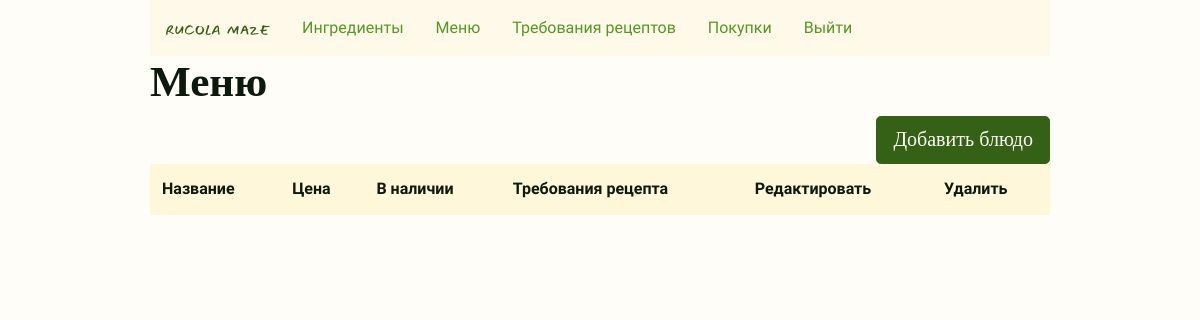
Before: /menu_items (signed in) with the older database file.
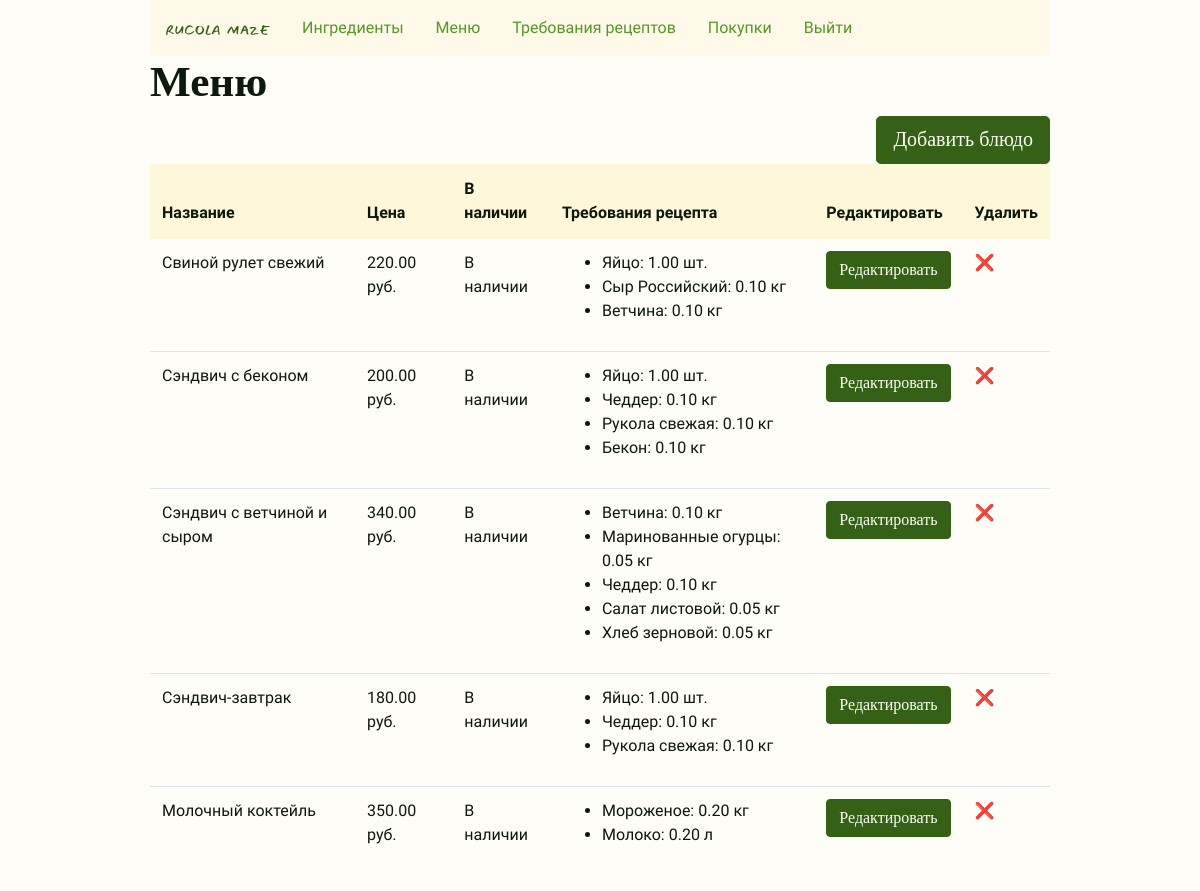
After: the same page with the newer database file.
### inventory/models.py (models this page shows, shortened)
class MenuItem(models.Model):
    title = models.CharField("Название", max_length=128, unique=True)
    price = models.DecimalField("Цена", max_digits=5, decimal_places=2, default=0.00)

class RecipeRequirement(models.Model):
    menu_item = models.ForeignKey(MenuItem, on_delete=models.CASCADE)
    ingredient = models.ForeignKey(Ingredient, on_delete=models.CASCADE)
    quantity_required = models.DecimalField("Требуемое количество", max_digits=8, decimal_places=2)
    def __str__(self):
        return f"{self.ingredient}: {self.quantity_required} {self.ingredient.unit}"

class Ingredient(models.Model):
    kg = "кг"  # what is after '=' is shown on the site
    l = "л"
    item = "шт."
    UNIT_CHOICES = [
        (kg, "кг"),  # what is after comma shows in admin
        (l, "л"),
        (item, "шт."),
    ]
    name = models.CharField("Название", max_length=128, unique=True)
    quantity_available = models.DecimalField("Доступное количество",
        max_digits=8, decimal_places=2, default=0.00
    )
    unit = models.CharField("Единица измерения", max_length=6, choices=UNIT_CHOICES, default="oz")
    unit_price = models.DecimalField("Стоимость, руб.", max_digits=6, decimal_places=2, default=0.00)
    def __str__(self):
        return self.name

### inventory/views.py (the view)
# urls.py: path("menu_items", views.MenuItems.as_view(), name="menu_items"),
class MenuItems(LoginRequiredMixin, ListView):
    model = MenuItem
    template_name = "inventory/menu_items.html"
    available_menu_items_titles = []
    available_menu_items_titles = [
        m_i.title for m_i in MenuItem.objects.all() if m_i.is_available()
    ]
    def get_context_data(self, **kwargs):
        context = super().get_context_data(**kwargs)
        context["available_menu_items_titles"] = self.available_menu_items_titles
        return context

### inventory/templates/inventory/menu_items.html (shortened to what this page needs)
{% extends 'inventory/layout.html' %}
{% block body %}
<div class="h1">
    <h1>Меню</h1>
</div>
<div><a class="btn btn-primary btn-lg right" href="{% url 'menu_item_new' %}" role="button">Добавить блюдо</a>
</div>
<table class="table">
    <thead class="thead-light">
        <tr>
            <th>Название</th>
            <th>Цена</th>
            <th>В наличии</th>
            <th>Требования рецепта</th>
            <th>Редактировать</th>
            <th>Удалить</th>
        </tr>
    </thead>
    {% for menu_item in object_list %}
    <tr>
        <td>{{ menu_item.title }}</td>
        <td>{{ menu_item.price }} руб.</td>
        {% if menu_item.title in available_menu_items_titles %}
        <td>В наличии</td>
        {% else %}
        <td>Нет</td>
        {% endif %}
        <td>
            <ul>
                {% for recipe_requirement in menu_item.reciperequirement_set.all %}
                <li>{{ recipe_requirement }}</li>
                {% endfor %}
            </ul>
        </td>
        <td><a href="{% url 'menu_item_edit' menu_item.id %}"><button class="btn btn-primary">Редактировать</button></a>
        </td>
        <td><a href="{% url 'menu_item_delete' menu_item.id %}">❌</td>
    </tr>
    {% endfor %}
</table>
{% endblock %}

Changed rows visible on the page:
added MenuItem: title "Свиной рулет свежий", price "220.00", shows "В наличии"
added RecipeRequirement: ingredient+quantity_required "Яйцо: 1.00 шт.", shown under "Свиной рулет свежий"
added RecipeRequirement: ingredient+quantity_required "Сыр Российский: 0.10 кг", shown under "Свиной рулет свежий"
added RecipeRequirement: ingredient+quantity_required "Ветчина: 0.10 кг", shown under "Свиной рулет свежий"
added MenuItem: title "Сэндвич с беконом", price "200.00", shows "В наличии"
added RecipeRequirement: ingredient+quantity_required "Яйцо: 1.00 шт.", shown under "Сэндвич с беконом"
added RecipeRequirement: ingredient+quantity_required "Чеддер: 0.10 кг", shown under "Сэндвич с беконом"
added RecipeRequirement: ingredient+quantity_required "Рукола свежая: 0.10 кг", shown under "Сэндвич с беконом"
added RecipeRequirement: ingredient+quantity_required "Бекон: 0.10 кг", shown under "Сэндвич с беконом"
added MenuItem: title "Сэндвич с ветчиной и сыром", price "340.00", shows "В наличии"
added RecipeRequirement: ingredient+quantity_required "Ветчина: 0.10 кг", shown under "Сэндвич с ветчиной и сыром"
added RecipeRequirement: ingredient+quantity_required "Маринованные огурцы: 0.05 кг", shown under "Сэндвич с ветчиной и сыром"
added RecipeRequirement: ingredient+quantity_required "Чеддер: 0.10 кг", shown under "Сэндвич с ветчиной и сыром"
added RecipeRequirement: ingredient+quantity_required "Салат листовой: 0.05 кг", shown under "Сэндвич с ветчиной и сыром"
added RecipeRequirement: ingredient+quantity_required "Хлеб зерновой: 0.05 кг", shown under "Сэндвич с ветчиной и сыром"
added MenuItem: title "Сэндвич-завтрак", price "180.00", shows "В наличии"
added RecipeRequirement: ingredient+quantity_required "Яйцо: 1.00 шт.", shown under "Сэндвич-завтрак"
added RecipeRequirement: ingredient+quantity_required "Чеддер: 0.10 кг", shown under "Сэндвич-завтрак"
added RecipeRequirement: ingredient+quantity_required "Рукола свежая: 0.10 кг", shown under "Сэндвич-завтрак"
added MenuItem: title "Молочный коктейль", price "350.00", shows "В наличии"
added RecipeRequirement: ingredient+quantity_required "Мороженое: 0.20 кг", shown under "Молочный коктейль"
added RecipeRequirement: ingredient+quantity_required "Молоко: 0.20 л", shown under "Молочный коктейль"
